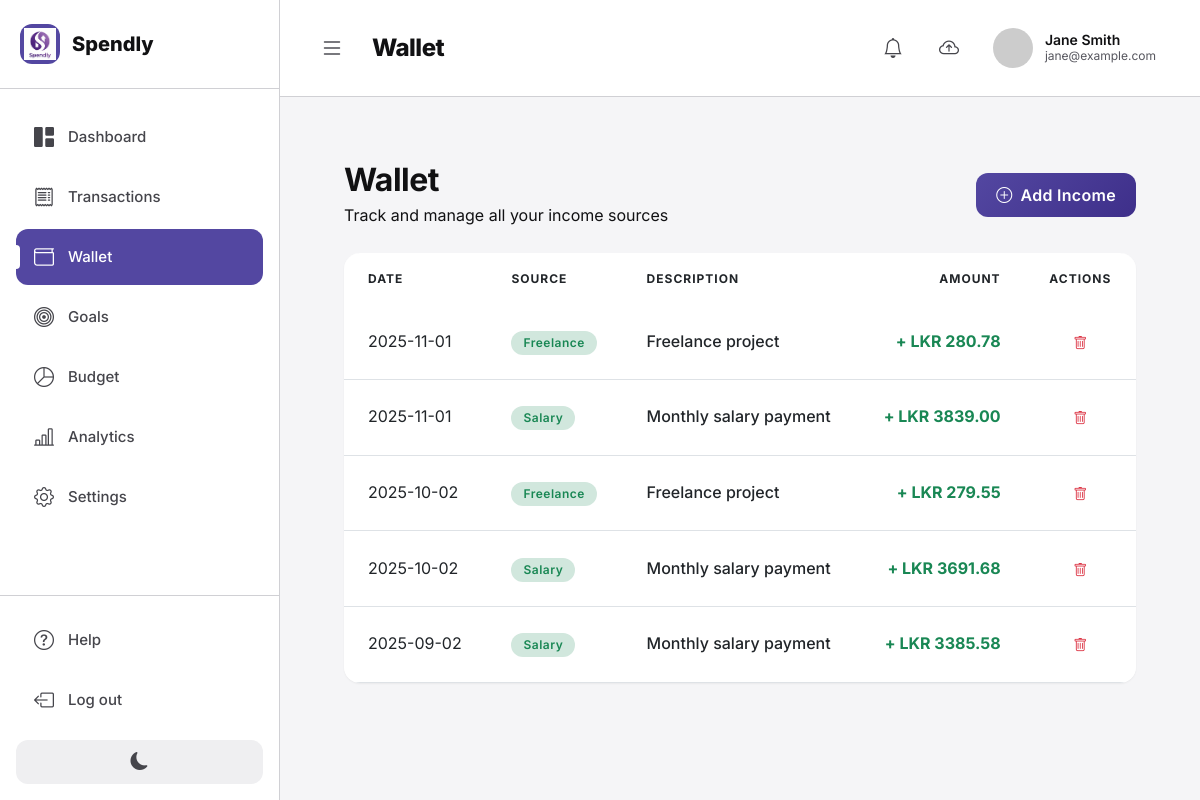
The page /income (signed in) on the database its author committed.
### tables this page shows
CREATE TABLE income (
    income_id INTEGER PRIMARY KEY AUTOINCREMENT,
    user_id INTEGER NOT NULL,
    income_source TEXT NOT NULL CHECK (income_source IN ('Salary', 'Freelance', 'Investment', 'Gift', 'Business', 'Other')),
    amount REAL NOT NULL CHECK (amount > 0),
    income_date TEXT NOT NULL,
    description TEXT,
    created_at TEXT NOT NULL DEFAULT (datetime('now')),
    modified_at TEXT NOT NULL DEFAULT (datetime('now')),
    is_synced INTEGER NOT NULL DEFAULT 0 CHECK (is_synced IN (0, 1)),
    sync_timestamp TEXT,
    FOREIGN KEY (user_id) REFERENCES user(user_id) ON DELETE CASCADE
);

### webapp/app.py (the view)
@app.route('/income')
@login_required
def income():
    db = get_sqlite_db()
    user_id = session['user_id']
    income_list = db.execute('''
        SELECT * FROM income
        WHERE user_id = ?
        ORDER BY income_date DESC
    ''', (user_id,)).fetchall()
    db.close()
    return render_template('income.html', income_list=income_list)

### webapp/app.py (called while the page is built)
@app.context_processor
def inject_pending_sync_count():
    if 'user_id' in session:
        db = get_sqlite_db()
        user_id = session['user_id']
        pending_count = 0
        pending_count += db.execute('SELECT COUNT(*) as count FROM expense WHERE user_id = ? AND is_synced = 0', (user_id,)).fetchone()['count']
        pending_count += db.execute('SELECT COUNT(*) as count FROM income WHERE user_id = ? AND is_synced = 0', (user_id,)).fetchone()['count']
        pending_count += db.execute('SELECT COUNT(*) as count FROM budget WHERE user_id = ? AND is_synced = 0', (user_id,)).fetchone()['count']
        pending_count += db.execute('SELECT COUNT(*) as count FROM savings_goal WHERE user_id = ? AND is_synced = 0', (user_id,)).fetchone()['count']
        db.close()
        return dict(pending_sync_count=pending_count)
    return dict(pending_sync_count=0)

def get_sqlite_db():
    conn = sqlite3.connect(SQLITE_DB_PATH)
    conn.row_factory = sqlite3.Row
    return conn

def login_required(f):
    @wraps(f)
    def decorated_function(*args, **kwargs):
        if 'user_id' not in session:
            flash('Please log in to access this page.', 'warning')
            return redirect(url_for('login'))
        return f(*args, **kwargs)
    return decorated_function

### webapp/templates/income.html (shortened to what this page needs)
{% extends "base.html" %}
{% block page_title %}Wallet{% endblock %}
{% block content %}
<div class="finset-content">
    <div class="d-flex justify-content-between align-items-center mb-4">
        <div>
            <h2 class="fw-bold mb-1">Wallet</h2>
            <p class="text-muted mb-0">Track and manage all your income sources</p>
        </div>
        <button class="btn btn-primary d-flex align-items-center gap-2" data-bs-toggle="modal" data-bs-target="#addIncomeModal">
            <i class="bi bi-plus-circle"></i>
            <span>Add Income</span>
        </button>
    </div>
    <div class="card border-0 shadow-sm">
        <div class="card-body p-0">
            {% if income_list %}
            <div class="table-responsive">
                <table class="table table-hover align-middle mb-0">
                    <thead>
                        <tr>
                            <th class="px-4 py-3">DATE</th>
                            <th class="px-4 py-3">SOURCE</th>
                            <th class="px-4 py-3">DESCRIPTION</th>
                            <th class="px-4 py-3 text-end">AMOUNT</th>
                            <th class="px-4 py-3 text-center">ACTIONS</th>
                        </tr>
                    </thead>
                    <tbody>
                        {% for income in income_list %}
                        <tr>
                            <td class="px-4 py-3">
                                <span class="text-muted">{{ income.income_date }}</span>
                            </td>
                            <td class="px-4 py-3">
                                <span class="badge rounded-pill bg-success-subtle text-success" style="padding: 6px 12px;">
                                    {{ income.income_source }}
                                </span>
                            </td>
                            <td class="px-4 py-3">
                                <span class="fw-medium">{{ income.description or 'No description' }}</span>
                            </td>
                            <td class="px-4 py-3 text-end">
                                <span class="fw-bold text-success">+ LKR {{ "%.2f"|format(income.amount) }}</span>
                            </td>
                            <td class="px-4 py-3 text-center">
                                <a href="{{ url_for('delete_income', income_id=income.income_id) }}"
                                   class="btn btn-sm btn-outline-danger"
                                   onclick="return confirm('Are you sure you want to delete this income record?');">
                                    <i class="bi bi-trash"></i>
                                </a>
                            </td>
                        </tr>
                        {% endfor %}
                    </tbody>
                </table>
            </div>
            {% endif %}
        </div>
    </div>
</div>
{% endblock %}

### webapp/static/css/style.css (style rules this page uses)
:root { --primary-900: #5347A1; --primary-800: #6657C6; --primary-700: #7668E4; --primary-600: #8470FF; --primary-500: #A498FF; --primary-400: #BFB7FF; --primary-300: #D6D2FF; --primary-200: #ECEAFF; --primary-100: #F5F4FF; --primary-color: #5347A1; --primary-dark: #3E2F8A; --primary-light: #8470FF; --gray-900: #111113; --gray-800: #222226; --gray-700: #343438; --gray-600: #45454B; --gray-500: #56565E; --gray-400: #82828C; --gray-300: #A1A1A9; --gray-200: #D0D0D4; --gray-100: #EFEFF1; --success-800: #297832; --success-200: #E3FAE6; --danger-500: #E83838; --danger-200: #FFE8E8; --warning-500: #F9970C; --warning-200: #FEF4E1; --dark-color: #111113; --light-bg: #F5F5F7; --white: #FFFFFF; --black: #000000; --border-radius: 16px; --border-radius-sm: 12px; --border-radius-lg: 20px; --shadow-sm: 0 1px 2px rgba(0, 0, 0, 0.05); --shadow-md: 0 4px 6px rgba(0, 0, 0, 0.07); --shadow-lg: 0 10px 15px rgba(0, 0, 0, 0.1); --shadow-xl: 0 20px 25px rgba(0, 0, 0, 0.15); }
* { box-sizing: border-box; }
body { background-color: var(--light-bg); font-family: 'Inter', -apple-system, BlinkMacSystemFont, 'Segoe UI', Roboto, 'Helvetica Neue', Arial, sans-serif; color: var(--dark-color); line-height: 1.6; }
h1, h2, h3, h4, h5, h6 { font-weight: 700; color: var(--dark-color); letter-spacing: -0.5px; }
.finset-content { flex: 1; padding: 32px; }
.card { border: none; border-radius: var(--border-radius); transition: all 0.3s cubic-bezier(0.4, 0, 0.2, 1); background: var(--white); box-shadow: var(--shadow-sm); overflow: hidden; }
.card-body { padding: 1.5rem; }
.btn { border-radius: var(--border-radius-sm); font-weight: 600; padding: 0.625rem 1.25rem; transition: all 0.3s cubic-bezier(0.4, 0, 0.2, 1); border: none; letter-spacing: 0.3px; }
.btn-primary { background: linear-gradient(135deg, var(--primary-color) 0%, var(--primary-dark) 100%); }
.table { border-radius: var(--border-radius); overflow: hidden; }
.table thead { background: var(--light-bg); font-weight: 700; text-transform: uppercase; font-size: 0.75rem; letter-spacing: 1px; color: var(--gray-medium); }
.table thead th { border-bottom: 2px solid var(--gray-light); padding: 1rem; }
.table tbody td { padding: 1rem; vertical-align: middle; }
.table-hover tbody tr { transition: all 0.2s ease; cursor: pointer; }
.badge { padding: 0.5em 1em; border-radius: 100px; font-weight: 600; font-size: 0.75rem; letter-spacing: 0.5px; }
.bi { vertical-align: middle; }
.card, .alert { animation: fadeIn 0.4s ease; }
.shadow-sm { box-shadow: var(--shadow-sm) !important; }
.text-muted { color: var(--gray-medium) !important; }
body { transition: background-color 0.3s ease, color 0.3s ease; }
.card, .finset-sidebar, .finset-header, .form-control, .form-select { transition: background-color 0.3s ease, color 0.3s ease, border-color 0.3s ease; }

### rows shown on the page
income: income_date "2025-11-01", income_source "Freelance", description "Freelance project", amount "280.78"
income: income_date "2025-11-01", income_source "Salary", description "Monthly salary payment", amount "3839.00"
income: income_date "2025-10-02", income_source "Freelance", description "Freelance project", amount "279.55"
income: income_date "2025-10-02", income_source "Salary", description "Monthly salary payment", amount "3691.68"
income: income_date "2025-09-02", income_source "Salary", description "Monthly salary payment", amount "3385.58"

### other values the page prints
{{ session.full_name }} "Jane Smith"
{{ session.email }} "jane@example.com"
